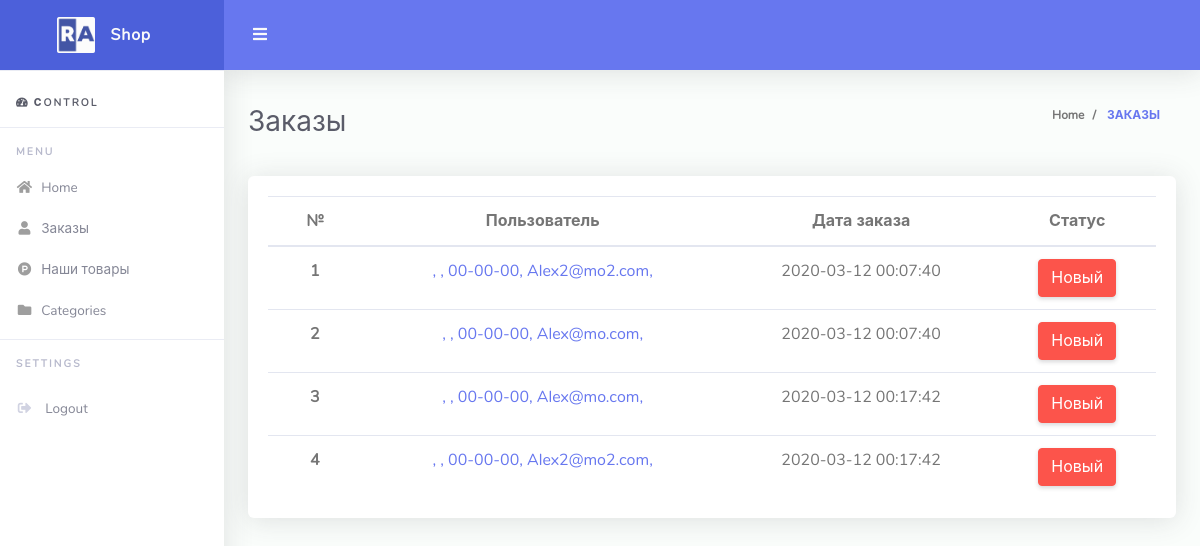
The app's page /admin/orders.php, older data.
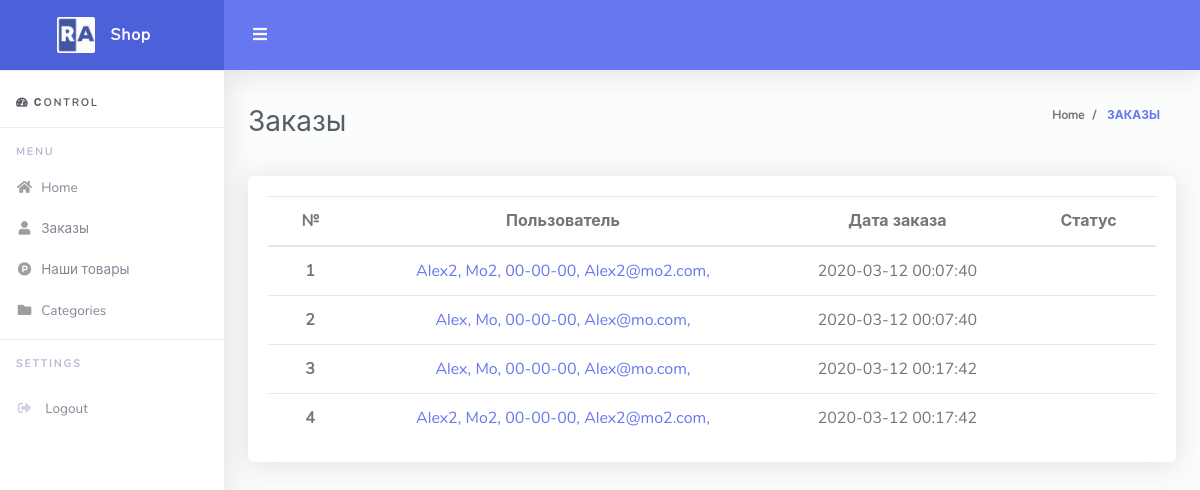
The same page, newer data.
### tables this page shows
CREATE TABLE `orders` (
  `id` int(11) NOT NULL,
  `customer_id` int(11) NOT NULL,
  `service` text NOT NULL,
  `created_at` datetime NOT NULL DEFAULT current_timestamp(),
  `status` varchar(255) NOT NULL
);

CREATE TABLE `customers` (
  `id` int(11) NOT NULL,
  `first_name` varchar(20) NOT NULL,
  `last_name` varchar(20) DEFAULT NULL,
  `phone` varchar(255) DEFAULT NULL,
  `email` varchar(255) NOT NULL,
  `password` varchar(255) NOT NULL,
  `confirm_mail` varchar(255) NOT NULL,
  `verifided` int(11) NOT NULL DEFAULT 0
);

### admin/orders.php (the view, shortened to what this page needs)
<?php
include $_SERVER['DOCUMENT_ROOT'] . "/configs/db.php";
$page = "Заказы"
?>
<!DOCTYPE html>
<html lang="en">
<head>
    <?php include $_SERVER['DOCUMENT_ROOT'] . "/admin/parts/head.php" ?>
</head>
<body id="page-top">
<div id="wrapper">
    <?php include $_SERVER['DOCUMENT_ROOT'] . "/admin/parts/nav.php" ?>
    <div id="content-wrapper" class="d-flex flex-column">
        <div id="content">
            <nav class="navbar navbar-expand navbar-light bg-navbar topbar mb-4 static-top">
                <button id="sidebarToggleTop" class="btn btn-link rounded-circle mr-3">
                    <i class="fa fa-bars"></i>
                </button>
            </nav>
            <div class="container-fluid" id="container-wrapper">
                <?php
                include $_SERVER['DOCUMENT_ROOT'] . "/admin/parts/breadcrumb.php"
                ?>
                <div class="row">
                    <div id="" class="col-lg-12">
                        <div class="card mb-4 text-center">
                            <div class="card-body table-full-width table-responsive">
                                <table class="table" id="table_orders">
                                  <thead>
                                    <tr>
                                      <th scope="col">№</th>
                                      <th scope="col">Пользователь</th>
                                      <th scope="col">Дата заказа</th>
                                      <th scope="col">Статус</th>
                                    </tr>
                                  </thead>
                                        <tbody>
                                                <?php
                                                $sql = "SELECT orders.id, orders.status, orders.created_at, customers.first_name, customers.last_name, customers.`phone`, customers.`email`
                                                        FROM customers
                                                        INNER JOIN orders ON customers.id = orders.customer_id
                                                        ORDER BY orders.id ASC";
                                                $result = $connect->query($sql);
                                                while($row = mysqli_fetch_assoc($result)) {
                                                ?>
                                                    <tr>
                                                        <th><?php echo $row['id']; ?></th>
                                                        <td><a href="/admin/watch_order.php?id=<?php echo $row['id']; ?>">
                                                            <?php echo $row['first_name']; ?>,
                                                            <?php echo $row['last_name']; ?>,
                                                            <?php echo $row['phone']; ?>,
                                                            <?php echo $row['email']; ?>,
                                                        </a></td>
                                                        <td><?php echo $row['created_at']; ?></td>
                                                        <td>
                                                            <div id="status<?php echo $row['id']; ?>">
                                                                <?php
                                                                if($row['status'] == 0) {
                                                                    ?>
                                                                    <div class="btn btn-danger" onclick="statusNew(<?php echo $row['id']; ?>)">Новый</div>
                                                                <?php
                                                                }
                                                                    ?>
                                                            </div>
                                                        </td>
                                                    </tr>
                                                <?php
                                                }
                                                ?>
                                        </tbody>
                                    </table>
                            </div>
                    </div>
                </div>
            </div>
        </div>
    </div>
    </div>
</div>
</body>
</html>

### admin/parts/head.php (shortened to what this page needs)
<link href="https://cdnjs.cloudflare.com/ajax/libs/font-awesome/5.12.1/css/all.min.css" rel="stylesheet"
      type="text/css">
<link href="http://<?php echo $_SERVER['HTTP_HOST']?>/admin/assets/vendor/bootstrap/css/bootstrap.min.css" rel="stylesheet" type="text/css">
<link href="http://<?php echo $_SERVER['HTTP_HOST']?>/admin/assets/css/ruang-admin.min.css" rel="stylesheet">
<link href="http://<?php echo $_SERVER['HTTP_HOST']?>/admin/assets/vendor/datatables/dataTables.bootstrap4.min.css" rel="stylesheet">
<link href="http://<?php echo $_SERVER['HTTP_HOST']?>/admin/assets/css/main.css" rel="stylesheet">

### admin/parts/nav.php
<ul class="navbar-nav sidebar sidebar-light accordion" id="accordionSidebar">
    <a class="sidebar-brand d-flex align-items-center justify-content-center" href="/admin">
        <div class="sidebar-brand-icon">
            <img src="http://<?php echo $_SERVER['HTTP_HOST']?>/admin/assets/img/logo/logo2.png">
        </div>
        <div class="sidebar-brand-text mx-3">Shop</div>
    </a>
    <hr class="sidebar-divider my-0">
    <div class="sidebar-heading mt-4 text-dark">
        <i class="fas fa-fw fa-tachometer-alt"></i>
        <span>Сontrol</span>
    </div>
    <hr class="sidebar-divider">
    <div class="sidebar-heading">
        Menu
    </div>
    <li class="nav-item <?php if ($page == "home"){echo 'active';}?>">
        <a class="nav-link" href="/admin">
            <i class="fas fa-fw fa-home"></i>
            <span>Home</span>
        </a>
    </li>
    <li class="nav-item <?php if ($page == 'orders'){echo 'active';}?>">
        <a class="nav-link" href="orders.php">
            <i class="fas fa-fw fa-user"></i>
            <span>Заказы</span>
        </a>
    </li>
    <li class="nav-item <?php if ($page == 'products'){echo 'active';}?>">
        <a class="nav-link collapsed" href="http://<?php echo $_SERVER['HTTP_HOST']?>/admin/products.php">
            <i class="fab fa-fw fa-product-hunt"></i>
            <span>Наши товары</span>
        </a>
    </li>
    <li class="nav-item <?php if ($page == 'categories'){echo 'active';}?>">
        <a class="nav-link" href="categories.php">
            <i class="fas fa-fw fa-folder"></i>
            <span>Categories</span>
        </a>
    </li>
    <hr class="sidebar-divider">
    <div class="sidebar-heading">
        Settings
    </div>
    <li class="nav-item mt-2">
        <a class="nav-link" href="login.html">
            <i class="fas fa-sign-out-alt fa-sm fa-fw mr-2 text-gray-400"></i>
            <span>Logout</span>
        </a>
    </li>
</ul>

### admin/parts/breadcrumb.php
<?php
if ($page == "products" || $page == "edit" || $page == "delete" || $page == "Заказы" || $page == "categories") {
if ($page == "Наши товары" || $page == "edit" || $page == "delete" || $page == "Заказы" || $page == "categories" || $page=="Добавить товар" || $page == "Изменить продукт") {
    ?>
    <div class="d-sm-flex align-items-center justify-content-between mb-4">
        <h1 class="h3 mb-0 text-gray-800 text-capitalize"><?php echo $page ?></h1>
        <ol class="breadcrumb">
            <li class="breadcrumb-item"><a class="text-muted" href="/admin/">Home</a></li>
            <li class="breadcrumb-item active text-uppercase" aria-current="page"><a href="<?php echo $page ?>.php"> <?php echo $page ?></a></li>
        </ol>
    </div>
    <?php
}
}
?>

### admin/assets/css/main.css (style rules this page uses)
.card .table td { padding-right: 1rem; padding-left: 1rem; }

Row changes from the older to the newer data that the page shows:
changed orders id 1: customer.first_name (not shown) → "Alex2"; customer.last_name (not shown) → "Mo2"; no longer shows "Новый"
changed orders id 2: customer.first_name (not shown) → "Alex"; customer.last_name (not shown) → "Mo"; no longer shows "Новый"
changed orders id 3: customer.first_name (not shown) → "Alex"; customer.last_name (not shown) → "Mo"; no longer shows "Новый"
changed orders id 4: customer.first_name (not shown) → "Alex2"; customer.last_name (not shown) → "Mo2"; no longer shows "Новый"
